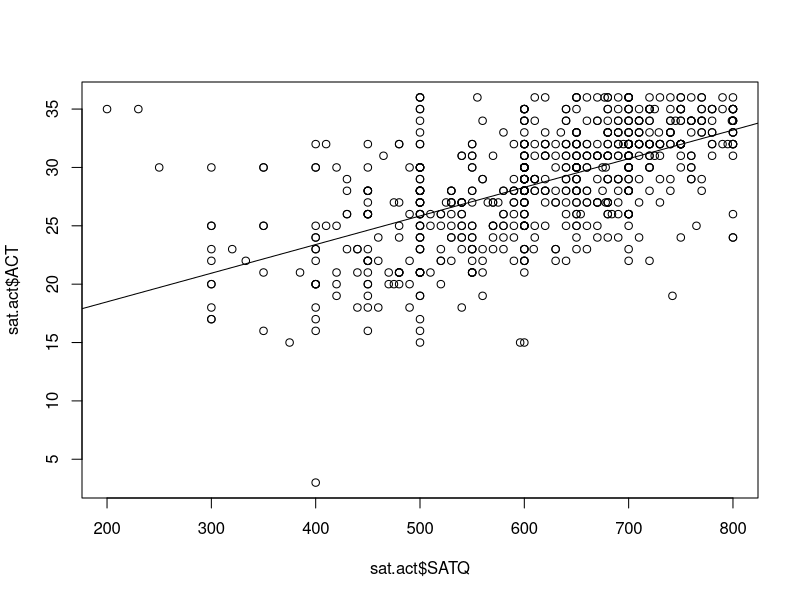
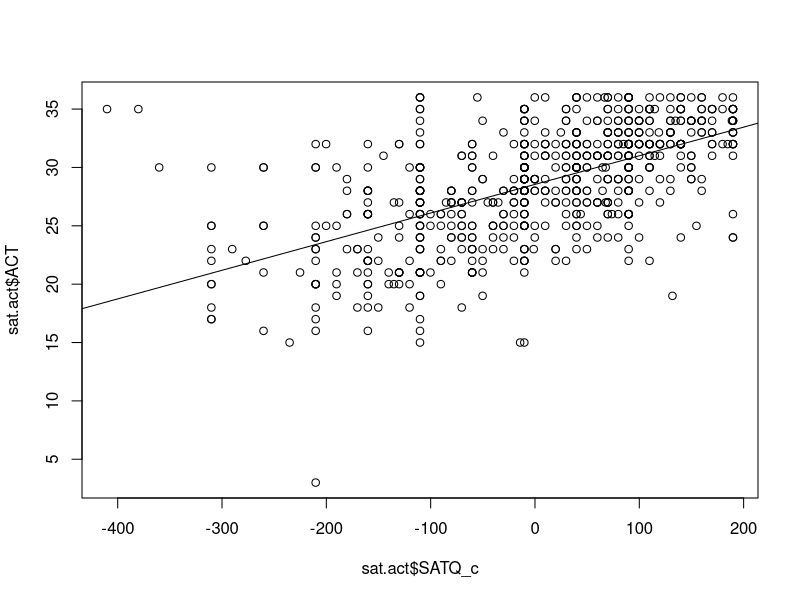

Recreate these plots in R, in order.
## ---- chunk 1
options(htmltools.dir.version = FALSE)
# see: https://github.com/yihui/xaringan
# install.packages("xaringan")
# see: 
# https://github.com/yihui/xaringan/wiki
# https://github.com/gnab/remark/wiki/Markdown
options(width=110)
options(digits = 4)
## ---- chunk 2
require(psych)
data(sat.act)
sat.act$gender <- factor(sat.act$gender, 1:2, labels = c("male", "female"))
sat.act$education <- factor(sat.act$education)
summary(sat.act) # alternatively: psych::describe(sat.act)
sat.act <- na.omit(sat.act)
## ---- chunk 3
m1 <- lm(ACT ~ SATQ, sat.act)
summary(m1)
## ---- chunk 4
coef(m1)
## ---- chunk 5
plot(sat.act$SATQ, sat.act$ACT)
abline(m1)
## ---- chunk 6
sat.act$SATQ_c <- sat.act$SATQ - mean(sat.act$SATQ, na.rm = TRUE)
sat.act$SATV_c <- sat.act$SATV - mean(sat.act$SATV)
m2 <- lm(ACT ~ SATQ_c, sat.act)
summary(m2)
## ---- chunk 7
coef(m2)
## ---- chunk 8
plot(sat.act$SATQ_c, sat.act$ACT)
abline(m2)
## ---- chunk 9
coef(lm(ACT ~ SATQ_c + SATV_c, sat.act))   # a
coef(lm(ACT ~ SATQ_c : SATV_c, sat.act))   # b
coef(lm(ACT ~ 0 + SATQ_c:SATV_c, sat.act)) # c
## ---- chunk 10
coef(lm(ACT ~ SATQ_c*SATV_c, sat.act))     # d
coef(lm(ACT ~ 0+SATQ_c*SATV_c, sat.act))   # e
## ---- chunk 11
str(sat.act)
## ---- chunk 12
levels(sat.act$gender)
levels(sat.act$education)
